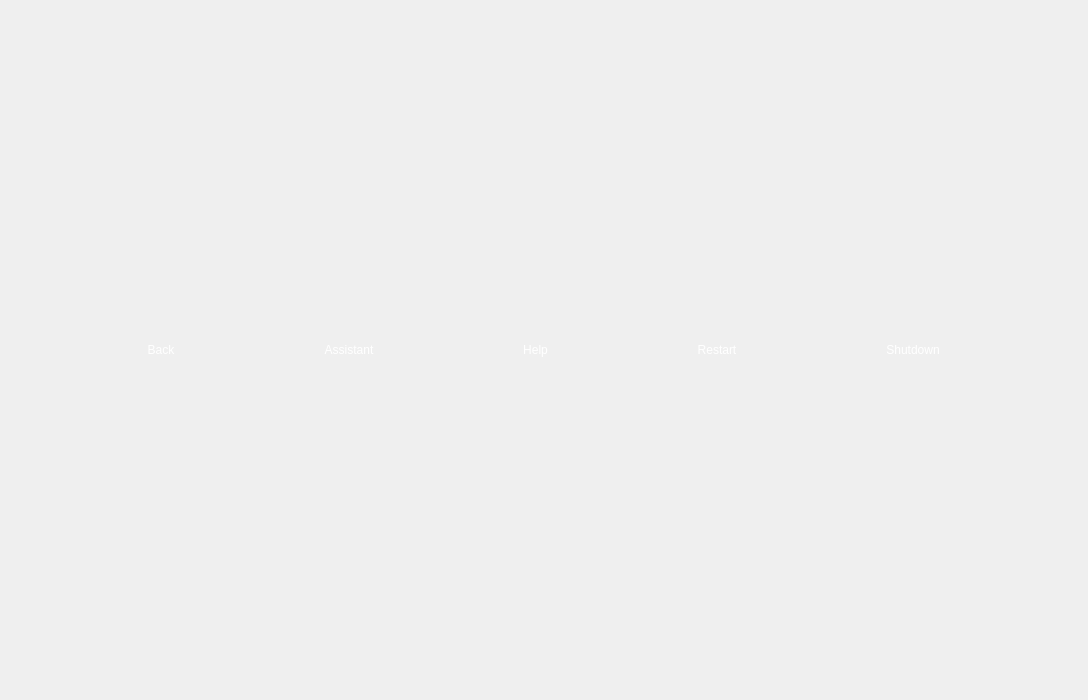
<?xml version="1.0" encoding="UTF-8"?>
<ui version="4.0">
 <class>ToolWindow</class>
 <widget class="QFrame" name="ToolWindow">
  <property name="geometry">
   <rect>
    <x>0</x>
    <y>0</y>
    <width>1088</width>
    <height>700</height>
   </rect>
  </property>
  <property name="windowTitle">
   <string>Frame</string>
  </property>
  <property name="styleSheet">
   <string notr="true">QToolButton {
	color:white;
	font: 18pt &quot;微软雅黑&quot;;
}</string>
  </property>
  <property name="frameShape">
   <enum>QFrame::NoFrame</enum>
  </property>
  <property name="frameShadow">
   <enum>QFrame::Raised</enum>
  </property>
  <layout class="QHBoxLayout" name="horizontalLayout">
   <item>
    <widget class="QToolButton" name="toolButtonBack">
     <property name="text">
      <string>Back</string>
     </property>
     <property name="icon">
      <iconset resource="toolwindow.qrc">
       <normaloff>:/tool_icons/Back.png</normaloff>:/tool_icons/Back.png</iconset>
     </property>
     <property name="iconSize">
      <size>
       <width>200</width>
       <height>200</height>
      </size>
     </property>
     <property name="toolButtonStyle">
      <enum>Qt::ToolButtonTextUnderIcon</enum>
     </property>
     <property name="autoRaise">
      <bool>true</bool>
     </property>
    </widget>
   </item>
   <item>
    <widget class="QToolButton" name="toolButtonAssistant">
     <property name="text">
      <string>Assistant</string>
     </property>
     <property name="icon">
      <iconset resource="toolwindow.qrc">
       <normaloff>:/tool_icons/Assistant.png</normaloff>:/tool_icons/Assistant.png</iconset>
     </property>
     <property name="iconSize">
      <size>
       <width>200</width>
       <height>200</height>
      </size>
     </property>
     <property name="toolButtonStyle">
      <enum>Qt::ToolButtonTextUnderIcon</enum>
     </property>
     <property name="autoRaise">
      <bool>true</bool>
     </property>
    </widget>
   </item>
   <item>
    <widget class="QToolButton" name="toolButtonHelp">
     <property name="text">
      <string>Help</string>
     </property>
     <property name="icon">
      <iconset resource="toolwindow.qrc">
       <normaloff>:/tool_icons/Help.png</normaloff>:/tool_icons/Help.png</iconset>
     </property>
     <property name="iconSize">
      <size>
       <width>200</width>
       <height>200</height>
      </size>
     </property>
     <property name="toolButtonStyle">
      <enum>Qt::ToolButtonTextUnderIcon</enum>
     </property>
     <property name="autoRaise">
      <bool>true</bool>
     </property>
    </widget>
   </item>
   <item>
    <widget class="QToolButton" name="toolButtonRestart">
     <property name="text">
      <string>Restart</string>
     </property>
     <property name="icon">
      <iconset resource="toolwindow.qrc">
       <normaloff>:/tool_icons/Restart.png</normaloff>:/tool_icons/Restart.png</iconset>
     </property>
     <property name="iconSize">
      <size>
       <width>200</width>
       <height>200</height>
      </size>
     </property>
     <property name="toolButtonStyle">
      <enum>Qt::ToolButtonTextUnderIcon</enum>
     </property>
     <property name="autoRaise">
      <bool>true</bool>
     </property>
    </widget>
   </item>
   <item>
    <widget class="QToolButton" name="toolButtonShutdown">
     <property name="text">
      <string>Shutdown</string>
     </property>
     <property name="icon">
      <iconset resource="toolwindow.qrc">
       <normaloff>:/tool_icons/Shut Down.png</normaloff>:/tool_icons/Shut Down.png</iconset>
     </property>
     <property name="iconSize">
      <size>
       <width>200</width>
       <height>200</height>
      </size>
     </property>
     <property name="toolButtonStyle">
      <enum>Qt::ToolButtonTextUnderIcon</enum>
     </property>
     <property name="autoRaise">
      <bool>true</bool>
     </property>
    </widget>
   </item>
  </layout>
 </widget>
 <resources>
  <include location="toolwindow.qrc"/>
 </resources>
 <connections/>
</ui>
